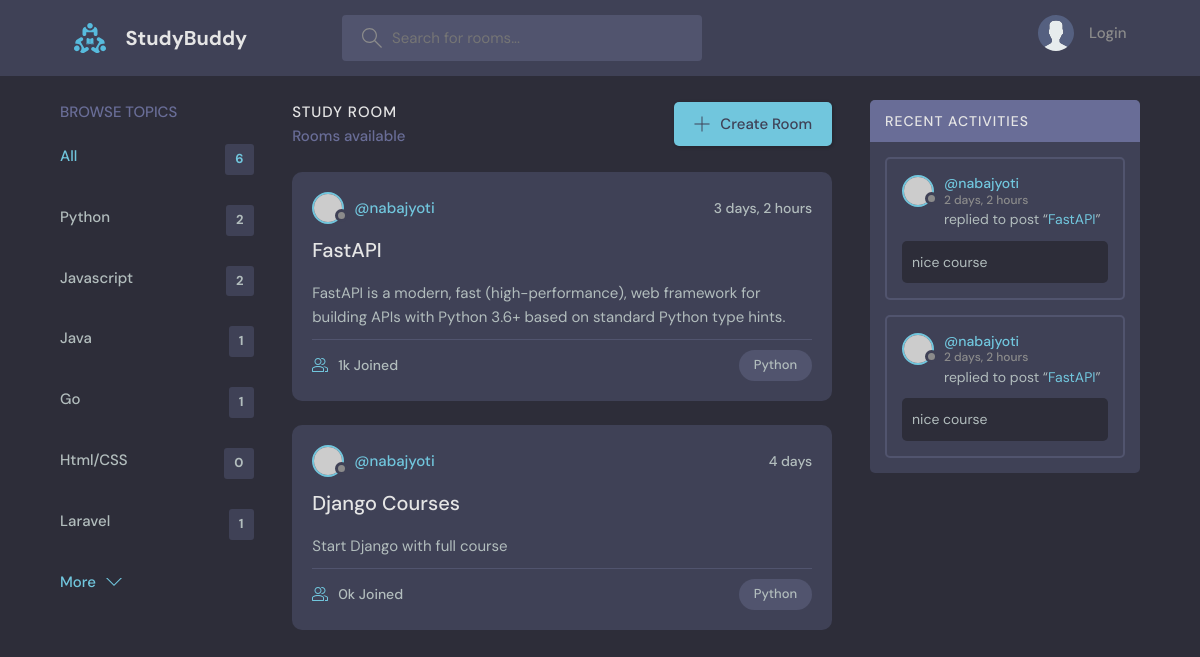
Page /?q=Python on the committed database.
### base/models.py (models this page shows, shortened)
class Topic(models.Model):
    name = models.CharField(max_length=200)

class Room(models.Model):
    user = models.ForeignKey(User, on_delete=models.SET_NULL, null=True)
    topic = models.ForeignKey(Topic, on_delete=models.SET_NULL, null=True)
    name = models.CharField(max_length=128)
    description = models.TextField(null=True, blank=True)
    participants = models.ManyToManyField(User, related_name='participants', blank=True)
    updated = models.DateTimeField(auto_now=True)
    created = models.DateTimeField(auto_now_add=True)
    class Meta:
        ordering = ['-updated','created']
    def __str__(self):
        return self.name

class Message(models.Model):
    user = models.ForeignKey(User, on_delete=models.CASCADE)
    room = models.ForeignKey(Room, on_delete=models.CASCADE)
    body = models.TextField()
    updated = models.DateTimeField(auto_now=True)
    created = models.DateTimeField(auto_now_add=True)
    class Meta:
        ordering = ['-updated','created']

### base/views.py (the view)
# urls.py: path('', views.home, name='home'),
def home(request):
    q = request.GET.get('q') if request.GET.get('q') != None else ''
    rooms = Room.objects.filter(
        Q(topic__name__icontains=q) |
        Q(name__icontains=q) |
        Q(description__icontains=q)
        )
    topics = Topic.objects.all()
    rooms_count = rooms.count()
    room_messages = Message.objects.filter(Q(room__topic__name__icontains=q))
    context = {'rooms' : rooms,
     'topics' : topics,
     'room_messages' : room_messages,
     'rooms_count' : rooms_count}
    return render(request, 'base/home.html', context)

### base/templates/base/home.html (shortened to what this page needs)
{% extends 'main.html' %}
{% load static %}
{% block content %}
    <main class="layout layout--3">
      <div class="container">
        {% include 'base/topics_component.html' %}
        <div class="roomList">
          <div class="roomList__header">
            <div>
              <h2>Study Room</h2>
              <p>{{room_count}} Rooms available</p>
            </div>
            <a class="btn btn--main" href="{% url 'create_room' %}">
              <svg version="1.1" xmlns="http://www.w3.org/2000/svg" width="32" height="32" viewBox="0 0 32 32">
                <title>add</title>
                <path
                  d="M16.943 0.943h-1.885v14.115h-14.115v1.885h14.115v14.115h1.885v-14.115h14.115v-1.885h-14.115v-14.115z"
                ></path>
              </svg>
              Create Room
            </a>
          </div>
          {% include 'base/feed_component.html' %}
        </div>
        {% include 'base/activity_component.html' %}
      </div>
    </main>
{% endblock content %}

### base/templates/base/topics_component.html
<div class="topics">
    <div class="topics__header">
      <h2>Browse Topics</h2>
    </div>
    <ul class="topics__list">
      <li>
        <a href="{% url 'home' %}" class="active">All <span>{{topics.count}}</span></a>
      </li>
      {% for topic in topics %}
      <li><a href="{% url 'home' %}?q={{topic.name}}">{{ topic.name }}<span>{{topic.room_set.all.count}}</span></a></li>
      {% endfor %}
    </ul>
    <a class="btn btn--link" href="topics.html">
      More
      <svg version="1.1" xmlns="http://www.w3.org/2000/svg" width="32" height="32" viewBox="0 0 32 32">
        <title>chevron-down</title>
        <path d="M16 21l-13-13h-3l16 16 16-16h-3l-13 13z"></path>
      </svg>
    </a>
  </div>

### base/templates/base/feed_component.html (shortened to what this page needs)
{% for room in rooms %}
<div class="roomListRoom">
    <div class="roomListRoom__header">
      <a href="{% url 'user_profile' room.user.id %}" class="roomListRoom__author">
        <div class="avatar avatar--small">
          <img src="https://randomuser.me/api/portraits/women/11.jpg" />
        </div>
        <span>@{{room.user.username}}</span>
      </a>
      <div class="roomListRoom__actions">
        <span>{{room.created|timesince}}</span>
      </div>
    </div>
    <div class="roomListRoom__content">
      <a href="{% url 'room' room.id %}">{{room.name}}</a>
      <p>
        {{room.description}}
      </p>
    </div>
    <div class="roomListRoom__meta">
      <a href="{% url 'room' room.id %}" class="roomListRoom__joined">
        {{room.participants.all.count}}k Joined
      </a>
      <p class="roomListRoom__topic">{{room.topic.name}}</p>
    </div>
  </div>
{% endfor %}

### base/templates/base/activity_component.html (shortened to what this page needs)
<div class="activities">
    <div class="activities__header">
      <h2>Recent Activities</h2>
    </div>
    {% for message in room_messages %}
    <div class="activities__box">
      <div class="activities__boxHeader roomListRoom__header">
        <a href="profile.html" class="roomListRoom__author">
          <div class="avatar avatar--small">
            <img src="https://randomuser.me/api/portraits/women/11.jpg" />
          </div>
          <p>
            @{{message.user.username}}
            <span>{{ message.created|timesince }}</span>
          </p>
        </a>
      </div>
      <div class="activities__boxContent">
        <p>replied to post “<a href="{% url 'room' message.room.id %}">{{message.room}}</a>”</p>
        <div class="activities__boxRoomContent">
            {{message.body}}
        </div>
      </div>
    </div>
    {% endfor %}
  </div>

### rows in the picture
Topic: name "Python", room_set.all.count "2"
Topic: name "Javascript", room_set.all.count "2"
Topic: name "Java", room_set.all.count "1"
Topic: name "Go", room_set.all.count "1"
Topic: name "Html/CSS", room_set.all.count "0"
Topic: name "Laravel", room_set.all.count "1"
Room: user.username "nabajyoti", created "3 days, 2 hours", name "FastAPI", description "FastAPI is a modern, fast (high-performance), web framework for building APIs with Python 3.6+ based on standard Python type hints.", participants.all.count "1", topic.name "Python"
Room: user.username "nabajyoti", created "4 days", name "Django Courses", description "Start Django with full course", participants.all.count "0", topic.name "Python"
Message: user.username "nabajyoti", created "2 days, 2 hours", room "FastAPI", body "nice course"
Message: user.username "nabajyoti", created "2 days, 2 hours", room "FastAPI", body "nice course"

### other values in the picture
{{ topics.count }} "6"
